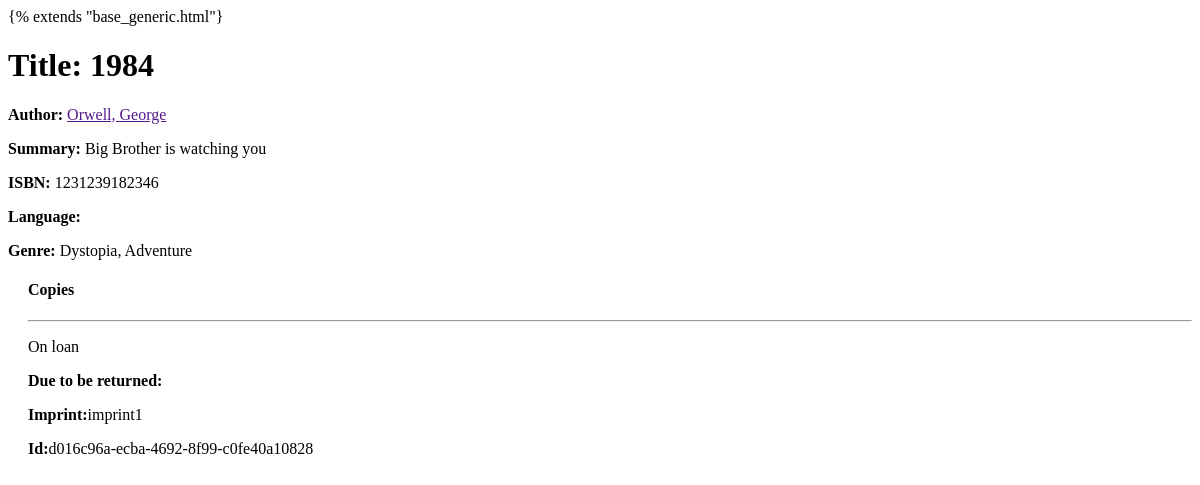
Before: /catalog/books/2 with the older database file.
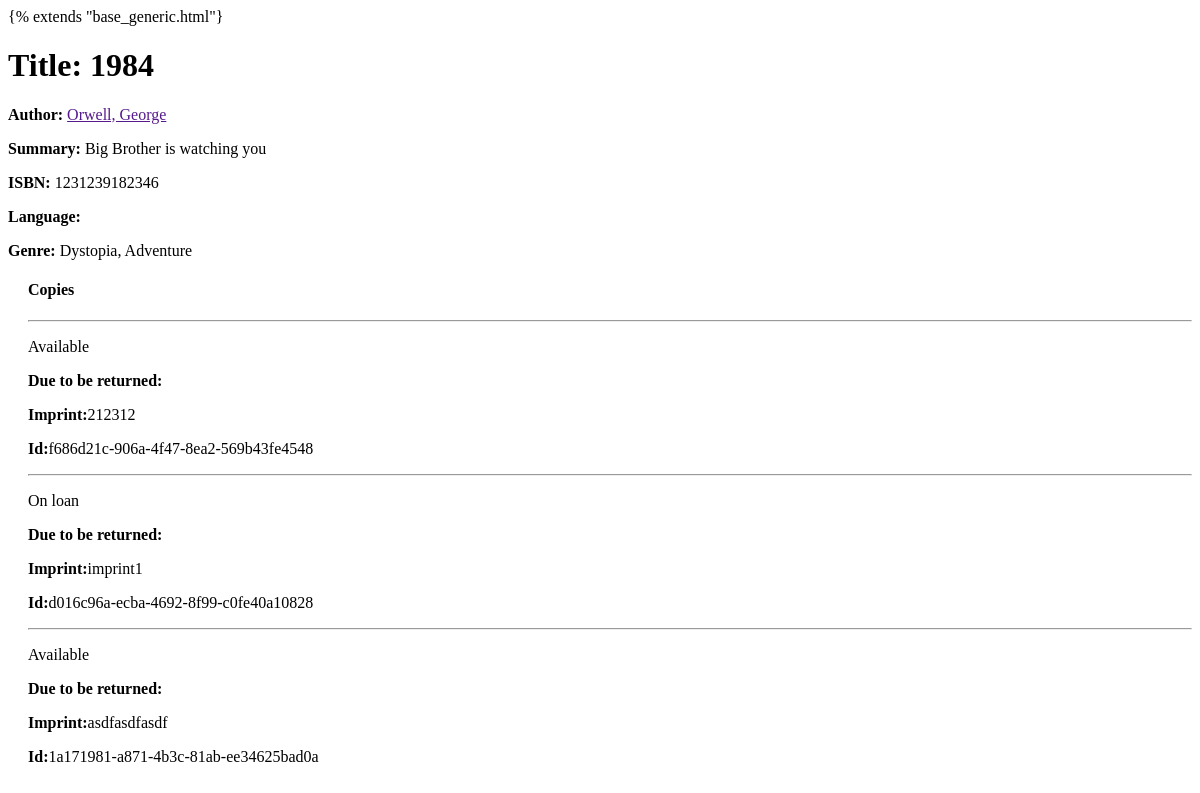
After: the same page with the newer database file.
### catalog/models.py (models this page shows, shortened)
class BookInstance(models.Model):
    id = models.UUIDField(primary_key=True, default=uuid.uuid4,
                          help_text="Unique ID for this particular book across whole library")
    book = models.ForeignKey('Book', on_delete=models.SET_NULL, null=True)
    imprint = models.CharField(max_length=200)
    due_back = models.DateField(null=True, blank=True)
    LOAN_STATUS = (
        ('m', 'Maintenance'),
        ('o', 'On loan'),
        ('a', 'Available'),
        ('r', 'Reserved'),
    )
    status = models.CharField(
        max_length=1,
        choices=LOAN_STATUS,
        blank=True,
        default='m',
        help_text='Book availability')
    class Meta:
        ordering = ['due_back']
        permissions = (("can_mark_returned", "Set book as returned"),)

### catalog/views.py (the view)
# urls.py: path('books/<int:pk>', views.BookDetailView.as_view(), name = 'book-detail'), #use <int:pk> as a stand-in to accept the specific book id
class BookDetailView(generic.DetailView):
    model = Book

### catalog/models.py (called while the page is built)
    def __str__(self):
        return self.name

    def __str__(self):
        return '{0}, {1}'.format(self.last_name, self.first_name)

### catalog/templates/catalog/book_detail.html (shortened to what this page needs)
{% extends "base_generic.html"}
{% block content%}
    <h1>Title: {{ book.title  }}</h1>
    <p><strong>Author:</strong> <a href="">{{ book.author  }}</a></p>
    <p><strong>Summary:</strong> {{ book.summary  }}</p>
    <p><strong>ISBN:</strong> {{ book.isbn  }}</p>
    <p><strong>Language:</strong> {{ book.language  }}</p>
    <p><strong>Genre:</strong> {{ book.genre.all|join:", "  }}</p>
    <div style="margin-left:20px;margin-top:20px">
        <h4>Copies</h4>
         {% for copy in book.bookinstance_set.all %}
            <hr>
            <p class="{% if copy.status == 'a' %}text-success{%elif copy.status == 'm' %}text-danger{% else %}text-warning{% endif %}">{{copy.get_status_display}}</p>
            {% if copy.get_status_display%}
                <p><strong>Due to be returned: </strong><{{copy.due_back}}</p>
            {%endif%}
            <p><strong>Imprint:</strong>{{copy.imprint}}</p>
            <p class="text-muted"><strong>Id:</strong>{{copy.id}}</p>
        {%endfor%}
    </div>

Changed rows visible on the page:
added BookInstance: status "Available", imprint "212312", id "f686d21c-906a-4f47-8ea2-569b43fe4548"
added BookInstance: status "Available", imprint "asdfasdfasdf", id "1a171981-a871-4b3c-81ab-ee34625bad0a"
